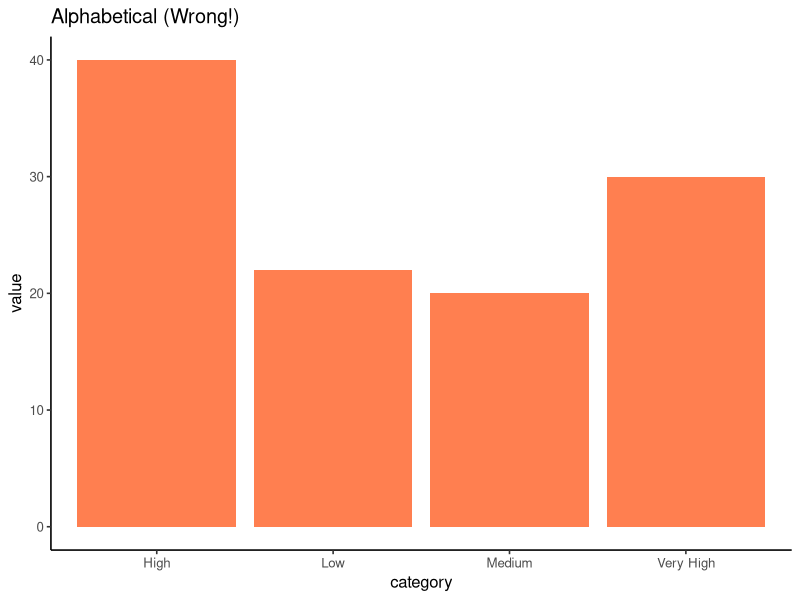
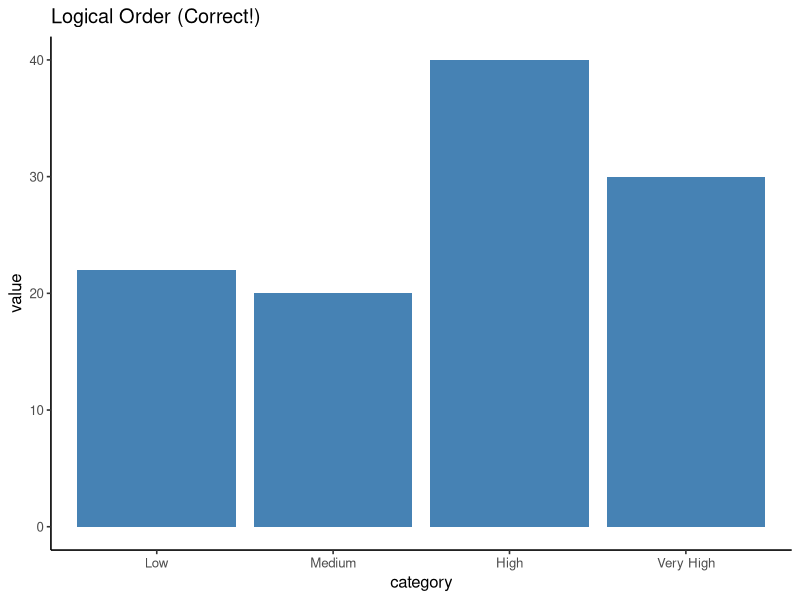
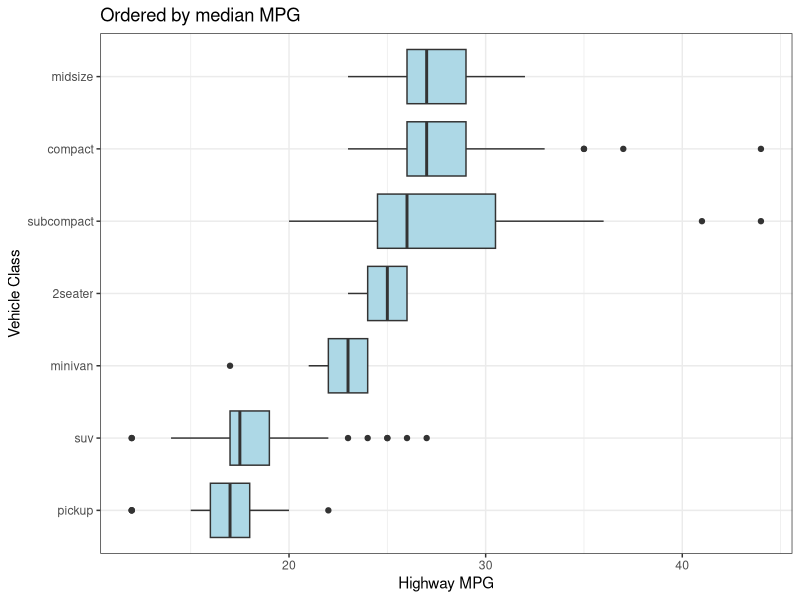
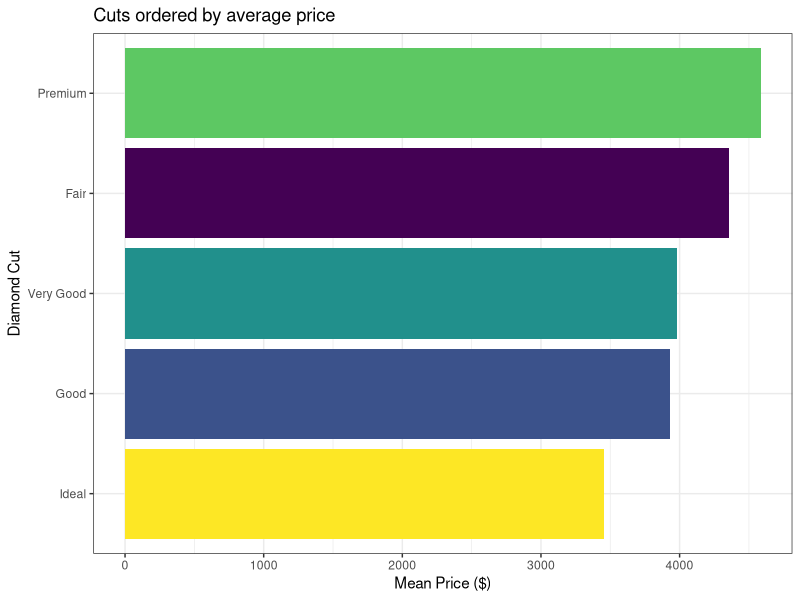
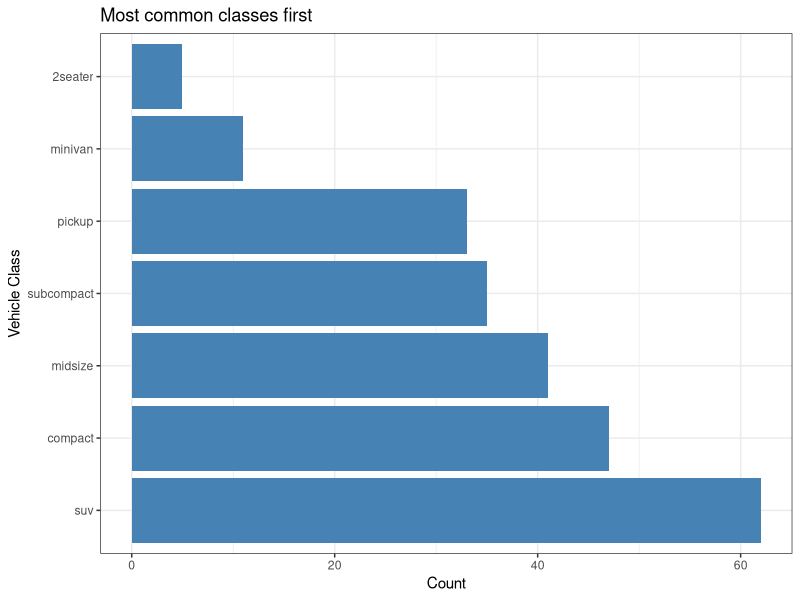
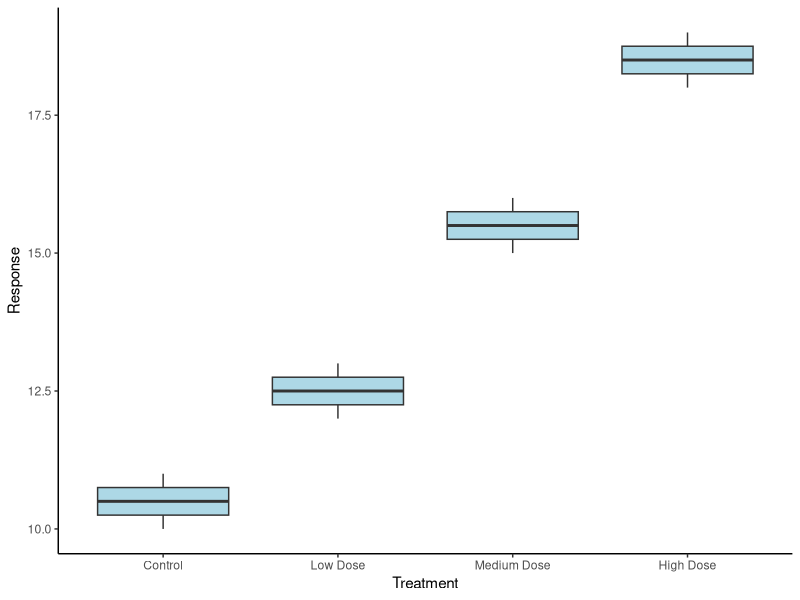
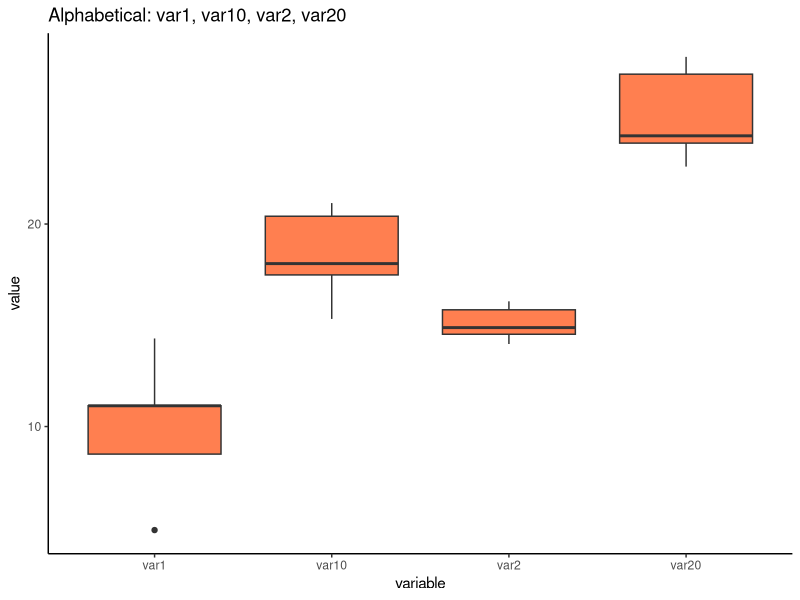
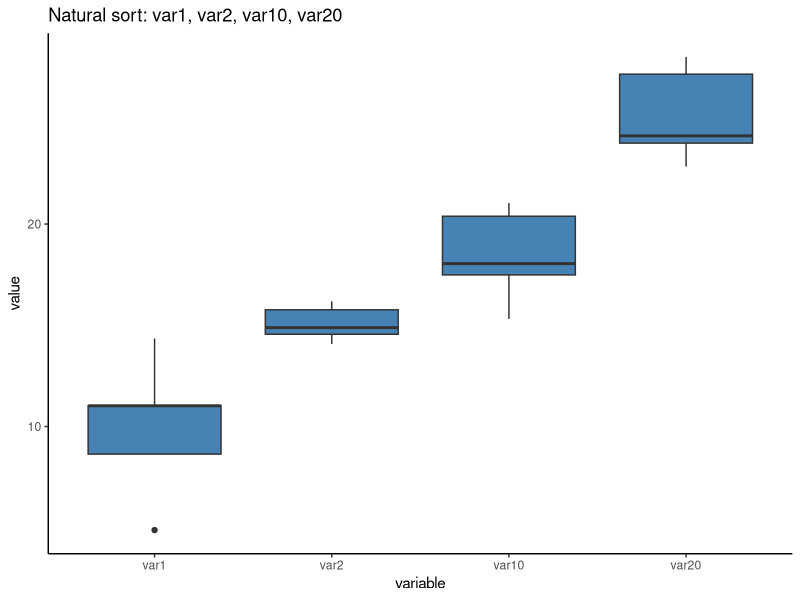

R code for these plots, in order:
## ---- chunk 1
#| label: setup-factors
#| echo: false
#| eval: true
#| message: false

library(ggplot2)
library(dplyr)
library(forcats)

# Set default theme for all plots
theme_set(theme_bw())
## ---- chunk 2
#| label: factors-problem-alphabetical
#| echo: true
#| eval: true
#| fig-width: 5
#| fig-height: 3.5

library(ggplot2)

# Create data with logical categories
category_df <- data.frame(
  category = c("Low", "Medium", "High", "Very High", "Low", "High"),
  value = c(10, 20, 15, 30, 12, 25)
)

# R defaults to alphabetical!
ggplot(category_df, aes(x = category, y = value)) +
  geom_col(fill = "coral") +
  theme_classic(base_size = 12) +
  labs(title = "Alphabetical (Wrong!)")
## ---- chunk 3
#| label: factors-solution-ordered
#| echo: true
#| eval: true
#| fig-width: 5
#| fig-height: 3.5

# Specify levels explicitly
category_df$category <- factor(category_df$category,
                       levels = c("Low", "Medium", "High", "Very High"))

# Now plots use logical order!
ggplot(category_df, aes(x = category, y = value)) +
  geom_col(fill = "steelblue") +
  theme_classic(base_size = 12) +
  labs(title = "Logical Order (Correct!)")
## ---- chunk 4
#| label: factors-forcats-intro
#| echo: true
#| eval: true
#| fig-width: 8
#| fig-height: 5

library(forcats)

# Reorder car classes by median highway mpg
mpg %>%
  ggplot(aes(x = fct_reorder(class, hwy, median), y = hwy)) +
  geom_boxplot(fill = "lightblue") +
  coord_flip() +
  labs(x = "Vehicle Class", y = "Highway MPG",
       title = "Ordered by median MPG")

# Boxplots now ordered by median value!
## ---- chunk 5
#| label: factors-fct-reorder
#| echo: true
#| eval: true
#| fig-width: 8
#| fig-height: 5

# Order diamond cuts by mean price
diamonds %>%
  group_by(cut) %>%
  summarise(mean_price = mean(price)) %>%
  ggplot(aes(x = fct_reorder(cut, mean_price),
             y = mean_price,
             fill = cut)) +
  geom_col(show.legend = FALSE) +
  coord_flip() +
  labs(x = "Diamond Cut", y = "Mean Price ($)",
       title = "Cuts ordered by average price")
## ---- chunk 6
#| label: factors-fct-infreq
#| echo: true
#| eval: true
#| fig-width: 8
#| fig-height: 5

# Order by how common each vehicle class is
ggplot(mpg, aes(x = fct_infreq(class))) +
  geom_bar(fill = "steelblue") +
  coord_flip() +
  labs(x = "Vehicle Class", y = "Count",
       title = "Most common classes first")

# Most common category first!
## ---- chunk 7
#| label: factors-fct-inorder
#| echo: true
#| eval: true
#| fig-width: 8
#| fig-height: 5

# Create data with specific order
treatment_data <- data.frame(
  treatment = c("Control", "Low Dose", "Medium Dose", "High Dose",
                "Control", "Low Dose", "Medium Dose", "High Dose"),
  response = c(10, 12, 15, 18, 11, 13, 16, 19)
)

# Keep order as they appear in data (not alphabetical!)
ggplot(treatment_data,
       aes(x = fct_inorder(treatment), y = response)) +
  geom_boxplot(fill = "lightblue") +
  labs(x = "Treatment", y = "Response") +
  theme_classic()

# Order: Control, Low Dose, Medium Dose, High Dose
## ---- chunk 8
#| label: factors-natural-sort-problem
#| echo: true
#| eval: true
#| fig-width: 8
#| fig-height: 5

# Create data with numbered variables
var_data <- data.frame(
  variable = rep(c("var1", "var2", "var10", "var20"), each = 5),
  value = rnorm(20, mean = rep(c(10, 15, 20, 25), each = 5), sd = 2)
)

# Alphabetical order: var1, var10, var2, var20 (wrong!)
ggplot(var_data, aes(x = variable, y = value)) +
  geom_boxplot(fill = "coral") +
  theme_classic() +
  labs(title = "Alphabetical: var1, var10, var2, var20")
## ---- chunk 9
#| label: factors-natural-sort-solution
#| echo: true
#| eval: true
#| fig-width: 8
#| fig-height: 5

# Use gtools::mixedsort() for natural/alphanumeric sorting
library(gtools)

var_data$variable <- factor(var_data$variable,
                            levels = mixedsort(unique(var_data$variable)))

# Natural order: var1, var2, var10, var20 (correct!)
ggplot(var_data, aes(x = variable, y = value)) +
  geom_boxplot(fill = "steelblue") +
  theme_classic() +
  labs(title = "Natural sort: var1, var2, var10, var20")
## ---- chunk 10
#| label: factors-fct-rev
#| echo: true
#| eval: true
#| fig-width: 8
#| fig-height: 5

# Reverse the frequency order
ggplot(mpg, aes(x = fct_rev(fct_infreq(class)))) +
  geom_bar(fill = "coral") +
  coord_flip() +
  labs(x = "Vehicle Class", y = "Count",
       title = "Least common classes first (reversed)")

# Now least common first instead of most common!
## ---- chunk 11
#| label: factors-fct-relevel
#| echo: true
#| eval: true
#| fig-width: 8
#| fig-height: 5

# Move "Ideal" cut to front
diamonds %>%
  mutate(cut = fct_relevel(cut, "Ideal")) %>%
  ggplot(aes(x = cut, fill = cut)) +
  geom_bar(show.legend = FALSE) +
  labs(x = "Diamond Cut", y = "Count",
       title = "Ideal cut shown first")

# "Ideal" always shown first
## ---- chunk 12
#| label: factors-ordered-bar
#| echo: true
#| eval: true

# Calculate summary statistics
summary_data <- mtcars %>%
  mutate(cyl_group = factor(cyl)) %>%
  group_by(cyl_group) %>%
  summarise(mean_mpg = mean(mpg), .groups = "drop")

# Plot with bars ordered by height
ggplot(summary_data,
       aes(x = fct_reorder(cyl_group, mean_mpg), y = mean_mpg)) +
  geom_col(fill = "steelblue") +
  coord_flip() +  # Horizontal bars
  labs(x = "Cylinders", y = "Mean MPG") +
  theme_minimal()
## ---- chunk 13
#| label: factors-time-ordering
#| echo: true
#| eval: true

# Create data with months
month_data <- data.frame(
  month = c("Jan", "Feb", "Mar", "Apr", "May", "Jun"),
  value = c(10, 15, 12, 18, 20, 17)
)

# Months in calendar order (not alphabetical!)
months <- c("Jan", "Feb", "Mar", "Apr", "May", "Jun",
            "Jul", "Aug", "Sep", "Oct", "Nov", "Dec")

month_data$month <- factor(month_data$month, levels = months)

# Now plots show Jan, Feb, Mar... not alphabetical!
ggplot(month_data, aes(month, value)) +
  geom_line(group = 1)
## ---- chunk 14
#| label: factors-legend-ordering
#| echo: true
#| eval: true

# Order legend by maximum mpg of each cylinder group
mtcars$cyl_group <- factor(mtcars$cyl)
ggplot(mtcars, aes(x = wt,
                 y = mpg,
                 color = fct_reorder(cyl_group, mpg, max, .desc = TRUE))) +
  geom_point(size = 2) +
  labs(color = "Cylinders") +
  theme_minimal()

# Legend now shows groups in order of importance!
## ---- chunk 15
#| label: factors-facet-ordering
#| echo: true
#| eval: true

# Order facets by median mpg for each cylinder
mtcars %>%
  mutate(cyl_group = fct_reorder(factor(cyl), mpg, median)) %>%
  ggplot(aes(x = factor(cyl), y = mpg)) +
  geom_boxplot() +
  facet_wrap(~cyl_group) +
  theme_minimal()

# Facet panels in meaningful order!
## ---- chunk 16
#| label: factors-survey-example
#| echo: true
#| eval: true

# Likert scale survey responses
set.seed(42)
survey <- data.frame(
  response = sample(c("Strongly Disagree", "Disagree", "Neutral",
                     "Agree", "Strongly Agree"), 100, replace = TRUE)
)

# Set logical order
survey$response <- factor(survey$response,
  levels = c("Strongly Disagree", "Disagree", "Neutral",
             "Agree", "Strongly Agree"))

# Plot with correct order
ggplot(survey, aes(x = response)) +
  geom_bar(fill = "steelblue") +
  coord_flip() +
  theme_minimal()
## ---- chunk 17
#| label: factors-treatment-example
#| echo: true
#| eval: true

library(forcats)

# Clinical trial data simulation
set.seed(123)
clinical <- data.frame(
  treatment = rep(c("Placebo", "Low Dose", "Medium Dose", "High Dose"), each = 25),
  response = rnorm(100, mean = rep(c(10, 12, 15, 18), each = 25), sd = 3)
)

# Ensure logical ordering
clinical$treatment <- factor(clinical$treatment,
  levels = c("Placebo", "Low Dose", "Medium Dose", "High Dose"))

# Boxplots in dose order
ggplot(clinical, aes(treatment, response)) +
  geom_boxplot(fill = "lightblue") +
  theme_classic()
## ---- chunk 18
#| label: factors-combining
#| echo: true
#| eval: true

# Combine multiple forcats functions
mtcars %>%
  mutate(
    # 1. Convert to factor
    cyl_group = factor(cyl),
    # 2. Order by frequency
    cyl_group = fct_infreq(cyl_group),
    # 3. Reverse so most common at top
    cyl_group = fct_rev(cyl_group)
  ) %>%
  ggplot(aes(cyl_group)) +
  geom_bar()
## ---- chunk 19
#| label: factors-before
#| echo: true
#| eval: true
#| fig-width: 5
#| fig-height: 4

# Before: alphabetical order
ggplot(msleep %>% filter(!is.na(vore)),
  aes(x = vore,
      y = sleep_total)) +
  geom_boxplot(fill = "coral") +
  theme_classic(base_size = 10) +
  labs(title = "Before: Alphabetical",
       x = "Diet Type", y = "Sleep (hours)")

# Order: carni, herbi, insecti, omni
# Meaningless!
## ---- chunk 20
#| label: factors-after
#| echo: true
#| eval: true
#| fig-width: 5
#| fig-height: 4

library(forcats)
# After: ordered by median sleep
ggplot(msleep %>% filter(!is.na(vore)),
  aes(x = fct_reorder(vore,
           sleep_total,
           median,
           na.rm = TRUE),
      y = sleep_total)) +
  geom_boxplot(fill = "steelblue") +
  theme_classic(base_size = 10) +
  labs(title = "After: Ordered by Median",
       x = "Diet Type", y = "Sleep (hours)")

# Ordered by sleep time - logical!
## ---- chunk 21
#| label: factors-pattern-sorted-bar
#| echo: true
#| eval: true

mtcars %>%
  count(cyl) %>%
  ggplot(aes(x = fct_reorder(as.character(cyl), n), y = n)) +
  geom_col() +
  coord_flip()
## ---- chunk 22
#| label: factors-pattern-control
#| echo: true
#| eval: true

mtcars %>%
  mutate(group = fct_relevel(factor(cyl), "4")) %>%
  ggplot(aes(group, mpg)) +
  geom_boxplot()
## ---- chunk 23
#| label: factors-pattern-chrono
#| echo: true
#| eval: true

mtcars %>%
  mutate(cyl_group = fct_reorder(factor(cyl), cyl)) %>%
  ggplot(aes(wt, mpg)) +
  geom_point() +
  facet_wrap(~cyl_group)
## ---- chunk 24
#| label: factors-debugging
#| echo: true
#| eval: true

# Check current levels
levels(mtcars$cyl)

# Check level order
factor(mtcars$cyl) %>% levels()

# See factor structure
str(factor(mtcars$cyl))

# Convert to character if needed
mtcars$cyl_char <- as.character(mtcars$cyl)
## ---- chunk 25
#| label: factors-complete-example
#| echo: true
#| eval: true

library(ggplot2)
library(dplyr)
library(forcats)

# Create simulated gene expression data by tissue type
set.seed(123)
expr_data <- data.frame(
  tissue = rep(c("Brain", "Heart", "Liver", "Lung", "Kidney"), each = 50),
  expression = c(rnorm(50, 100, 15), rnorm(50, 50, 10),
                 rnorm(50, 200, 30), rnorm(50, 75, 12),
                 rnorm(50, 150, 20))
)

# Plot with tissues ordered by median expression
expr_data %>%
  mutate(tissue = fct_reorder(tissue, expression, median)) %>%
  ggplot(aes(x = tissue, y = expression, fill = tissue)) +
  geom_boxplot(show.legend = FALSE) +
  scale_fill_brewer(palette = "Set2") +
  theme_classic(base_size = 14) +
  labs(x = "Tissue Type",
       y = "Expression Level",
       title = "Gene Expression by Tissue")

# Tissues ordered by median expression level!
